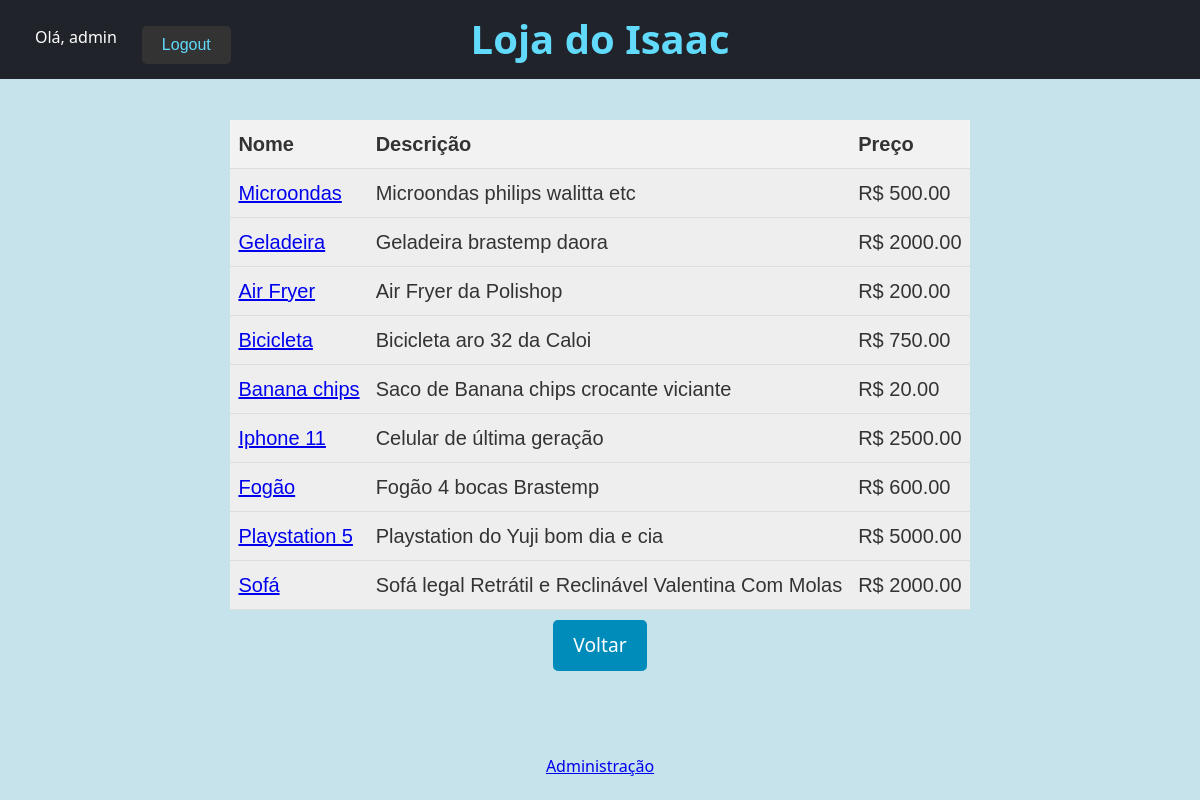
The app's page /items/ (signed in) with its own data.
### myapp/models.py (models this page shows, shortened)
class Item(models.Model):
    nome = models.CharField(max_length=100)
    descricao = models.TextField()
    preco = models.DecimalField(max_digits=6, decimal_places=2, default = 0)
    imagem = models.ImageField(upload_to='item_images/', null=True)  # As imagens serão salvas na pasta 'item_images'

### myapp/views.py (the view)
# urls.py: path('items/', views.items, name='items'), #precisa do / no final
def items(request):
    items = Item.objects.all()
    return render(request, 'myapp/items.html', {'items': items})

### myapp/templates/myapp/items.html (shortened to what this page needs)
{% extends 'myapp/base.html' %}
{% load static %}
{% block stylesheet %}
{{ block.super }}
<link rel="stylesheet" href="{% static 'myapp/css/items.css' %}">
{% endblock %}
{% block content %}
<table>
    <tr>
        <th>Nome</th>
        <th>Descrição</th>
        <th>Preço</th>
    </tr>
    {% for item in items %}
    <tr>
        <td><a href="{% url 'item_detail' pk=item.pk %}">{{ item.nome }}</a></td>
        <td>{{ item.descricao }}</td>
        <td>R$ {{ item.preco }}</td>
    </tr>
    {% endfor %}
</table>
<a class="catalog-link" href="{% url 'home' %}">Voltar</a>
{% endblock %}

### myapp/templates/myapp/base.html (shortened to what this page needs)
{% load static %}
<!DOCTYPE html>
<html lang="en">
<head>
    {% block stylesheet %}
    <link rel="stylesheet" href="{% static 'myapp/css/base.css' %}">
    {% endblock %}
</head>
<body>
    <div class="content">
        <header class="main-header">
            <div class="title-container">
                <h1>Loja do Isaac</h1>
            </div>
            <nav class="user-nav">
                {% if user.is_authenticated %}
                    <span>Olá, {{ user.username }}</span>
                    <form style="margin-top: 5%;" action="{% url 'logout' %}" method="post">
                        <button type="submit" class="logout_button">Logout</button>
                    </form>
                {% else %}
                    <a href="{% url 'cadastro' %}">Cadastro</a>
                    <a href="{% url 'login' %}">Login</a>
                {% endif %}
            </nav>
        </header>
        {% block content %}{% endblock %}
    </div>
    <footer>
        {% if user.is_authenticated and user.is_staff %}
            <p><a href="{% url 'admin:index' %}">Administração</a></p>
        {% endif %}
    </footer>
</body>
</html>

### myapp/static/myapp/css/base.css (style rules this page uses)
* { margin: 0; padding: 0; box-sizing: border-box; }
body { font-family: 'Segoe UI', Tahoma, Geneva, Verdana, sans-serif; line-height: 1.6; background-color: #f4f4f4; color: #333; margin: 0; padding-top: 60px; }
.main-header { background-color: #20232a; color: #61dafb; padding: 15px 20px; position: fixed; top: 0; left: 0; right: 0; z-index: 1000; display: flex; justify-content: space-between; align-items: center; }
.main-header .title-container { position: absolute; left: 50%; transform: translateX(-50%); }
.main-header h1 { font-size: 2.5em; color: #61dafb; }
.user-nav { display: flex; gap: 10px; }
.user-nav span { color: rgb(255,255,255); text-decoration: none; padding: 10px 15px; background-color: #20232a; border-radius: 5px; }
button { background-color: #333; color: #61dafb; border: none; padding: 10px 20px; border-radius: 5px; cursor: pointer; }
.logout_button { background-color: #333; color: #61dafb; border: none; padding: 10px 20px; border-radius: 5px; cursor: pointer; }
html, body { height: 100%; margin: 0; display: flex; flex-direction: column; }
.content { flex: 1 0 auto; }
footer { flex-shrink: 0; text-align: center; padding: 20px; color: #fff; position: relative; }
footer p { margin: 0; }

### myapp/static/myapp/css/items.css (style rules this page uses)
body { height: 100%; margin-top: 5%; display: flex; flex-direction: column; justify-content: center; align-items: center; background-color: #c6e2eb; }
h1 { text-align: center; }
.catalog-link { display: block; width: max-content; margin: 10px auto 20px; padding: 10px 20px; background-color: #008CBA; color: white; text-align: center; border-radius: 5px; text-decoration: none; font-size: 1.2em; transition: background-color 0.3s; }
p { font-size: 16px; color: #666; margin-bottom: 24px; }
button { padding: 10px 20px; font-size: 16px; cursor: pointer; }
table { width: auto; margin-left: auto; margin-right: auto; border-collapse: collapse; font-family: Arial, sans-serif; background-color: #eee; }
th, td { padding: 8px; text-align: left; border-bottom: 1px solid #ddd; font-size: 20px; }
th { background-color: #f2f2f2; color: #333; }
td:first-child, th:first-child { border-left: none; }
td:last-child, th:last-child { border-right: none; }

### records on screen
Item: nome "Microondas", descricao "Microondas philips walitta etc", preco "500.00"
Item: nome "Geladeira", descricao "Geladeira brastemp daora", preco "2000.00"
Item: nome "Air Fryer", descricao "Air Fryer da Polishop", preco "200.00"
Item: nome "Bicicleta", descricao "Bicicleta aro 32 da Caloi", preco "750.00"
Item: nome "Banana chips", descricao "Saco de Banana chips crocante viciante", preco "20.00"
Item: nome "Iphone 11", descricao "Celular de última geração", preco "2500.00"
Item: nome "Fogão", descricao "Fogão 4 bocas Brastemp", preco "600.00"
Item: nome "Playstation 5", descricao "Playstation do Yuji bom dia e cia", preco "5000.00"
Item: nome "Sofá", descricao "Sofá legal Retrátil e Reclinável Valentina Com Molas", preco "2000.00"

### other values on screen
{{ user.username }} "admin"
